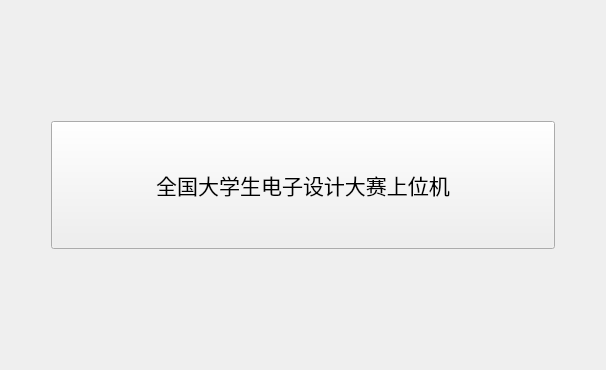
<?xml version="1.0" encoding="UTF-8"?>
<ui version="4.0">
 <class>Widget2</class>
 <widget class="QWidget" name="Widget2">
  <property name="geometry">
   <rect>
    <x>0</x>
    <y>0</y>
    <width>606</width>
    <height>370</height>
   </rect>
  </property>
  <property name="windowTitle">
   <string>Form</string>
  </property>
  <layout class="QGridLayout" name="gridLayout">
   <item row="0" column="1">
    <spacer name="verticalSpacer">
     <property name="orientation">
      <enum>Qt::Vertical</enum>
     </property>
     <property name="sizeType">
      <enum>QSizePolicy::Minimum</enum>
     </property>
     <property name="sizeHint" stdset="0">
      <size>
       <width>38</width>
       <height>110</height>
      </size>
     </property>
    </spacer>
   </item>
   <item row="1" column="0">
    <spacer name="horizontalSpacer_3">
     <property name="orientation">
      <enum>Qt::Horizontal</enum>
     </property>
     <property name="sizeType">
      <enum>QSizePolicy::Minimum</enum>
     </property>
     <property name="sizeHint" stdset="0">
      <size>
       <width>40</width>
       <height>20</height>
      </size>
     </property>
    </spacer>
   </item>
   <item row="1" column="1">
    <widget class="QPushButton" name="MenuBt1">
     <property name="sizePolicy">
      <sizepolicy hsizetype="Expanding" vsizetype="Minimum">
       <horstretch>0</horstretch>
       <verstretch>0</verstretch>
      </sizepolicy>
     </property>
     <property name="font">
      <font>
       <pointsize>16</pointsize>
      </font>
     </property>
     <property name="text">
      <string>全国大学生电子设计大赛上位机</string>
     </property>
    </widget>
   </item>
   <item row="1" column="2">
    <spacer name="horizontalSpacer_4">
     <property name="orientation">
      <enum>Qt::Horizontal</enum>
     </property>
     <property name="sizeType">
      <enum>QSizePolicy::Minimum</enum>
     </property>
     <property name="sizeHint" stdset="0">
      <size>
       <width>40</width>
       <height>20</height>
      </size>
     </property>
    </spacer>
   </item>
   <item row="2" column="1">
    <spacer name="verticalSpacer_2">
     <property name="orientation">
      <enum>Qt::Vertical</enum>
     </property>
     <property name="sizeType">
      <enum>QSizePolicy::Minimum</enum>
     </property>
     <property name="sizeHint" stdset="0">
      <size>
       <width>20</width>
       <height>110</height>
      </size>
     </property>
    </spacer>
   </item>
  </layout>
 </widget>
 <resources/>
 <connections/>
</ui>
